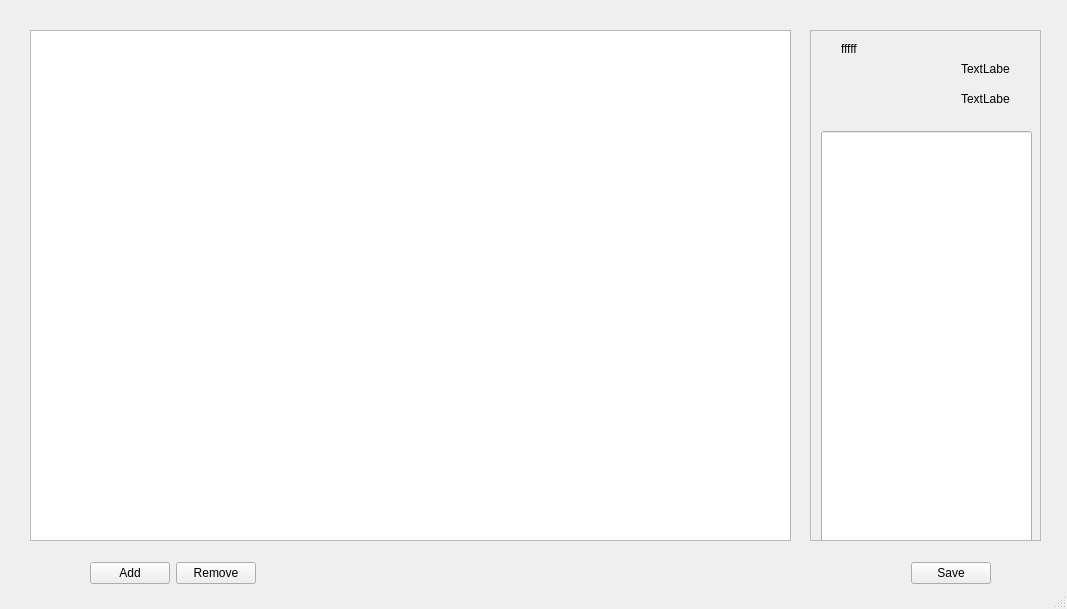
<?xml version="1.0" encoding="UTF-8"?>
<ui version="4.0">
 <class>MainWindow</class>
 <widget class="QMainWindow" name="MainWindow">
  <property name="geometry">
   <rect>
    <x>0</x>
    <y>0</y>
    <width>1067</width>
    <height>609</height>
   </rect>
  </property>
  <property name="windowTitle">
   <string>MainWindow</string>
  </property>
  <widget class="QWidget" name="centralwidget">
   <widget class="QTableView" name="tableView">
    <property name="geometry">
     <rect>
      <x>30</x>
      <y>30</y>
      <width>761</width>
      <height>511</height>
     </rect>
    </property>
    <property name="sizeAdjustPolicy">
     <enum>QAbstractScrollArea::AdjustIgnored</enum>
    </property>
    <property name="sortingEnabled">
     <bool>true</bool>
    </property>
   </widget>
   <widget class="QScrollArea" name="scrollArea">
    <property name="geometry">
     <rect>
      <x>810</x>
      <y>30</y>
      <width>231</width>
      <height>511</height>
     </rect>
    </property>
    <property name="widgetResizable">
     <bool>true</bool>
    </property>
    <widget class="QWidget" name="scrollAreaWidgetContents">
     <property name="geometry">
      <rect>
       <x>0</x>
       <y>0</y>
       <width>229</width>
       <height>509</height>
      </rect>
     </property>
     <widget class="QLabel" name="label">
      <property name="geometry">
       <rect>
        <x>30</x>
        <y>10</y>
        <width>49</width>
        <height>16</height>
       </rect>
      </property>
      <property name="text">
       <string>fffff</string>
      </property>
      <property name="textInteractionFlags">
       <set>Qt::LinksAccessibleByMouse|Qt::TextEditable|Qt::TextEditorInteraction|Qt::TextSelectableByKeyboard|Qt::TextSelectableByMouse</set>
      </property>
     </widget>
     <widget class="QLabel" name="label_2">
      <property name="geometry">
       <rect>
        <x>150</x>
        <y>30</y>
        <width>49</width>
        <height>16</height>
       </rect>
      </property>
      <property name="text">
       <string>TextLabel</string>
      </property>
     </widget>
     <widget class="QLabel" name="label_3">
      <property name="geometry">
       <rect>
        <x>150</x>
        <y>60</y>
        <width>49</width>
        <height>16</height>
       </rect>
      </property>
      <property name="text">
       <string>TextLabel</string>
      </property>
     </widget>
     <widget class="QLineEdit" name="lineEdit">
      <property name="geometry">
       <rect>
        <x>10</x>
        <y>100</y>
        <width>211</width>
        <height>521</height>
       </rect>
      </property>
      <property name="text">
       <string/>
      </property>
      <property name="alignment">
       <set>Qt::AlignLeading|Qt::AlignLeft|Qt::AlignTop</set>
      </property>
      <property name="readOnly">
       <bool>false</bool>
      </property>
     </widget>
    </widget>
   </widget>
   <widget class="QWidget" name="layoutWidget">
    <property name="geometry">
     <rect>
      <x>90</x>
      <y>560</y>
      <width>901</width>
      <height>26</height>
     </rect>
    </property>
    <layout class="QHBoxLayout" name="horizontalLayout">
     <item>
      <widget class="QPushButton" name="pushButton">
       <property name="text">
        <string>Add</string>
       </property>
      </widget>
     </item>
     <item>
      <widget class="QPushButton" name="pushButton_2">
       <property name="text">
        <string>Remove</string>
       </property>
      </widget>
     </item>
     <item>
      <spacer name="horizontalSpacer">
       <property name="orientation">
        <enum>Qt::Horizontal</enum>
       </property>
       <property name="sizeHint" stdset="0">
        <size>
         <width>40</width>
         <height>20</height>
        </size>
       </property>
      </spacer>
     </item>
     <item>
      <widget class="QPushButton" name="pushButton_3">
       <property name="text">
        <string>Save</string>
       </property>
      </widget>
     </item>
    </layout>
   </widget>
  </widget>
  <widget class="QStatusBar" name="statusbar"/>
 </widget>
 <resources/>
 <connections/>
</ui>
